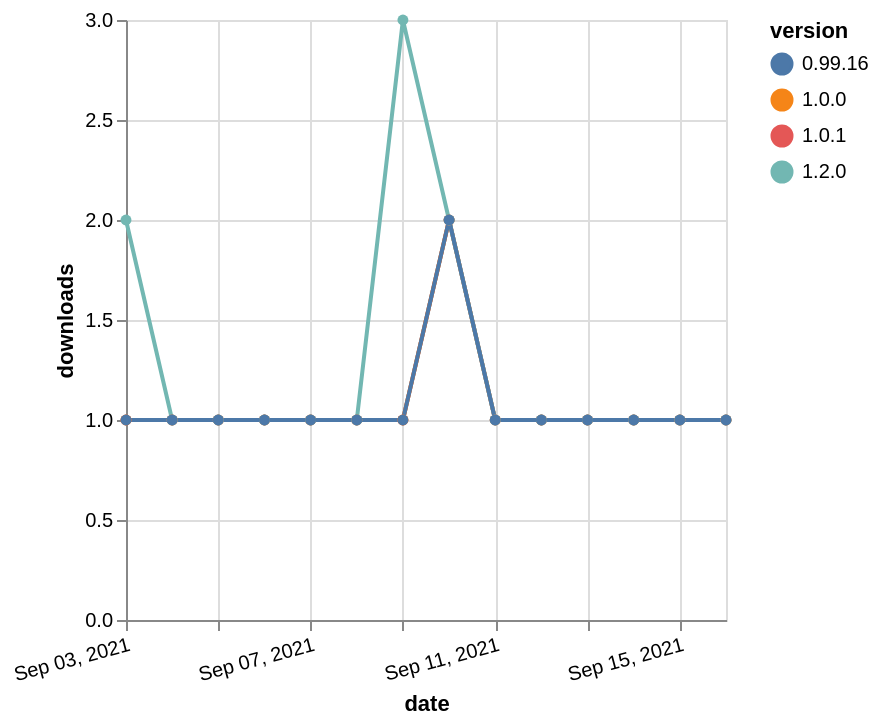

The specification (Vega-Lite) saved for this image:
### Vega-Lite specification from a JSON file in a GitHub repository (floating-point values rounded to 4 significant figures)
{"$schema": "https://vega.github.io/schema/vega-lite/v5.json", "description": "A simple bar chart with embedded data.", "data": {"values": [{"date": "2021-09-03", "total": 139, "delta": 1, "version": "1.0.1"}, {"date": "2021-09-04", "total": 140, "delta": 1, "version": "1.0.1"}, {"date": "2021-09-05", "total": 141, "delta": 1, "version": "1.0.1"}, {"date": "2021-09-06", "total": 142, "delta": 1, "version": "1.0.1"}, {"date": "2021-09-07", "total": 143, "delta": 1, "version": "1.0.1"}, {"date": "2021-09-08", "total": 144, "delta": 1, "version": "1.0.1"}, {"date": "2021-09-09", "total": 145, "delta": 1, "version": "1.0.1"}, {"date": "2021-09-10", "total": 147, "delta": 2, "version": "1.0.1"}, {"date": "2021-09-11", "total": 148, "delta": 1, "version": "1.0.1"}, {"date": "2021-09-12", "total": 149, "delta": 1, "version": "1.0.1"}, {"date": "2021-09-13", "total": 150, "delta": 1, "version": "1.0.1"}, {"date": "2021-09-14", "total": 151, "delta": 1, "version": "1.0.1"}, {"date": "2021-09-15", "total": 152, "delta": 1, "version": "1.0.1"}, {"date": "2021-09-16", "total": 153, "delta": 1, "version": "1.0.1"}, {"date": "2021-09-03", "total": 157, "delta": 1, "version": "1.0.0"}, {"date": "2021-09-04", "total": 158, "delta": 1, "version": "1.0.0"}, {"date": "2021-09-05", "total": 159, "delta": 1, "version": "1.0.0"}, {"date": "2021-09-06", "total": 160, "delta": 1, "version": "1.0.0"}, {"date": "2021-09-07", "total": 161, "delta": 1, "version": "1.0.0"}, {"date": "2021-09-08", "total": 162, "delta": 1, "version": "1.0.0"}, {"date": "2021-09-09", "total": 163, "delta": 1, "version": "1.0.0"}, {"date": "2021-09-10", "total": 165, "delta": 2, "version": "1.0.0"}, {"date": "2021-09-11", "total": 166, "delta": 1, "version": "1.0.0"}, {"date": "2021-09-12", "total": 167, "delta": 1, "version": "1.0.0"}, {"date": "2021-09-13", "total": 168, "delta": 1, "version": "1.0.0"}, {"date": "2021-09-14", "total": 169, "delta": 1, "version": "1.0.0"}, {"date": "2021-09-15", "total": 170, "delta": 1, "version": "1.0.0"}, {"date": "2021-09-16", "total": 171, "delta": 1, "version": "1.0.0"}, {"date": "2021-09-03", "total": 126, "delta": 2, "version": "1.2.0"}, {"date": "2021-09-04", "total": 127, "delta": 1, "version": "1.2.0"}, {"date": "2021-09-05", "total": 128, "delta": 1, "version": "1.2.0"}, {"date": "2021-09-06", "total": 129, "delta": 1, "version": "1.2.0"}, {"date": "2021-09-07", "total": 130, "delta": 1, "version": "1.2.0"}, {"date": "2021-09-08", "total": 131, "delta": 1, "version": "1.2.0"}, {"date": "2021-09-09", "total": 134, "delta": 3, "version": "1.2.0"}, {"date": "2021-09-10", "total": 136, "delta": 2, "version": "1.2.0"}, {"date": "2021-09-11", "total": 137, "delta": 1, "version": "1.2.0"}, {"date": "2021-09-12", "total": 138, "delta": 1, "version": "1.2.0"}, {"date": "2021-09-13", "total": 139, "delta": 1, "version": "1.2.0"}, {"date": "2021-09-14", "total": 140, "delta": 1, "version": "1.2.0"}, {"date": "2021-09-15", "total": 141, "delta": 1, "version": "1.2.0"}, {"date": "2021-09-16", "total": 142, "delta": 1, "version": "1.2.0"}, {"date": "2021-09-03", "total": 167, "delta": 1, "version": "0.99.16"}, {"date": "2021-09-04", "total": 168, "delta": 1, "version": "0.99.16"}, {"date": "2021-09-05", "total": 169, "delta": 1, "version": "0.99.16"}, {"date": "2021-09-06", "total": 170, "delta": 1, "version": "0.99.16"}, {"date": "2021-09-07", "total": 171, "delta": 1, "version": "0.99.16"}, {"date": "2021-09-08", "total": 172, "delta": 1, "version": "0.99.16"}, {"date": "2021-09-09", "total": 173, "delta": 1, "version": "0.99.16"}, {"date": "2021-09-10", "total": 175, "delta": 2, "version": "0.99.16"}, {"date": "2021-09-11", "total": 176, "delta": 1, "version": "0.99.16"}, {"date": "2021-09-12", "total": 177, "delta": 1, "version": "0.99.16"}, {"date": "2021-09-13", "total": 178, "delta": 1, "version": "0.99.16"}, {"date": "2021-09-14", "total": 179, "delta": 1, "version": "0.99.16"}, {"date": "2021-09-15", "total": 180, "delta": 1, "version": "0.99.16"}, {"date": "2021-09-16", "total": 181, "delta": 1, "version": "0.99.16"}]}, "width": "container", "mark": {"type": "line", "point": {"filled": true}}, "encoding": {"x": {"field": "date", "type": "temporal", "timeUnit": "yearmonthdate", "title": "date", "axis": {"labelAngle": -15}}, "y": {"field": "delta", "type": "quantitative", "title": "downloads"}, "color": {"field": "version", "type": "nominal"}, "tooltip": {"field": "delta"}}}
